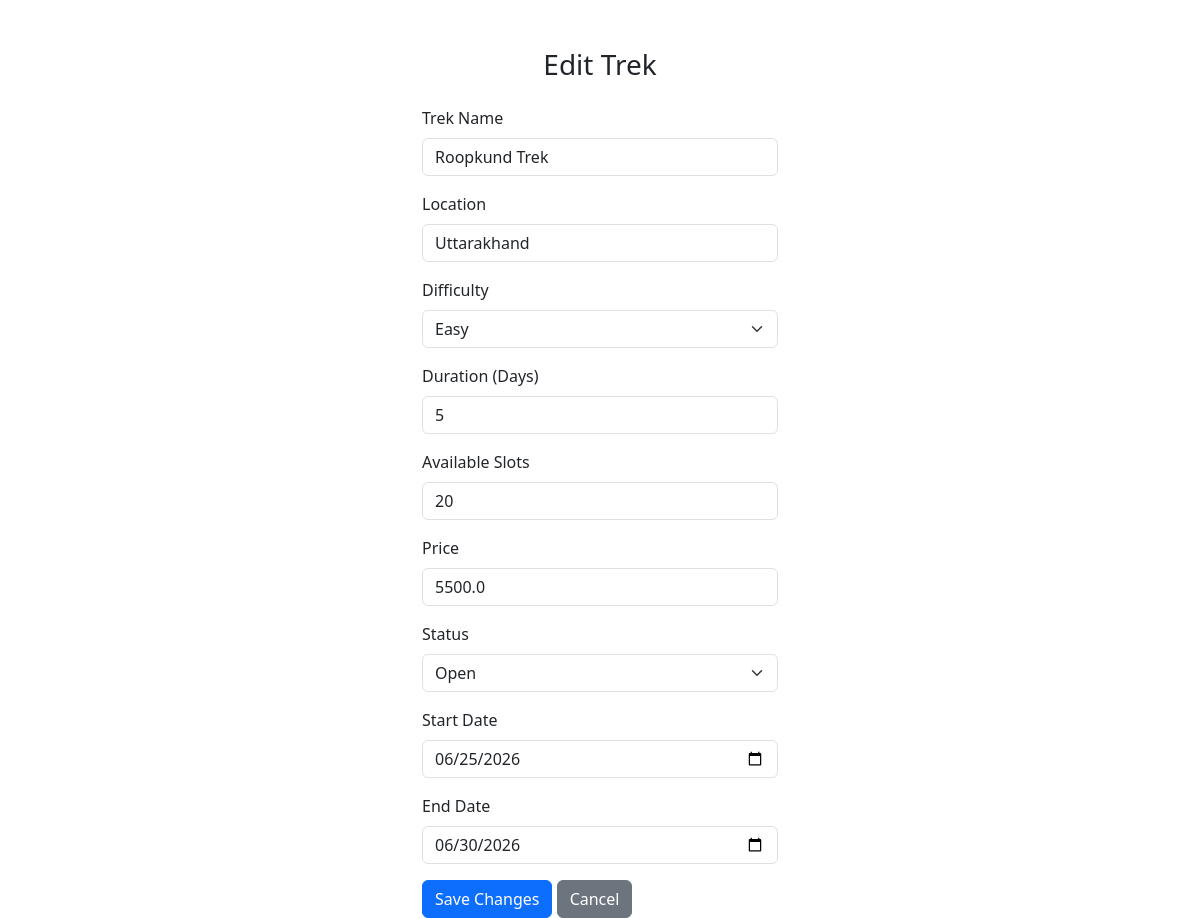
The page /admin/treks/edit/1 (signed in) on the database as committed earlier.
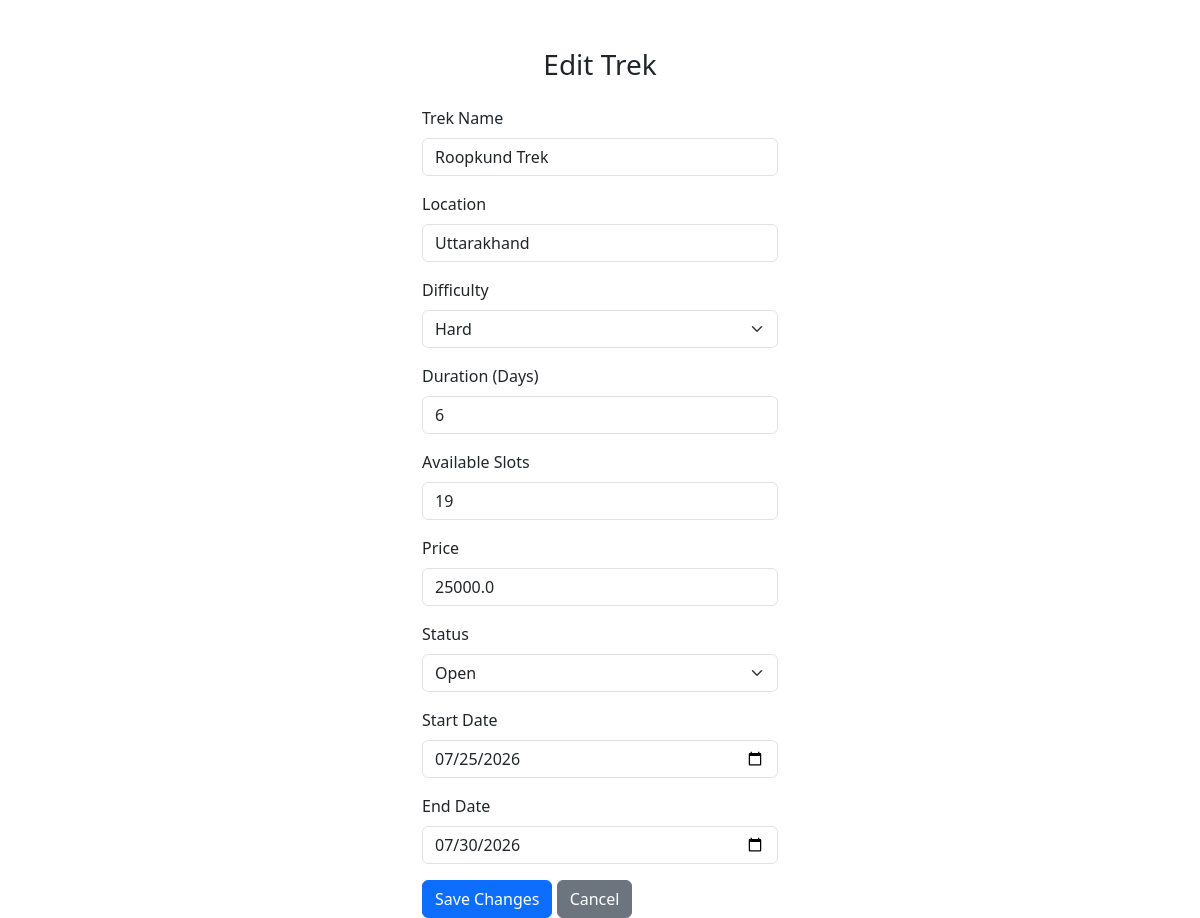
The same page on the database as committed later.
### models/trek.py (models this page shows, shortened)
class Trek(db.Model):
    __tablename__ = "treks"
    trek_id = db.Column(db.Integer, primary_key=True, autoincrement=True)
    trek_name = db.Column(db.String(100), nullable=False)
    location = db.Column(db.String(100), nullable=False)
    difficulty = db.Column(db.String(20), nullable=False) # easy, moderate, hard
    duration = db.Column(db.Integer, nullable=False)
    available_slots = db.Column(db.Integer, nullable=False)
    assigned_staff_id = db.Column(db.Integer, db.ForeignKey('staff.staff_id'), nullable=True)
    status = db.Column(db.String(20), nullable=False) # pending, approved, open, closed, completed
    start_date = db.Column(db.DateTime, nullable=False)
    end_date = db.Column(db.DateTime, nullable=False)
    price = db.Column(db.Float, nullable=False)
    bookings = db.relationship('Booking', backref = 'trek', lazy = True)

### routes/admin.py (the view, shortened to what this page needs)
@admin_routes.route('/admin/treks/edit/<int:trek_id>', methods=['GET', 'POST'])
@login_required
def edit_trek(trek_id):
    if current_user.role != "admin":
        return "Access Denied", 403
    trek = Trek.query.get(trek_id)
    if not trek:
        return redirect(url_for('admin.manage_treks'))
    data = {
        'trek_name': trek.trek_name,
        'location': trek.location,
        'difficulty': trek.difficulty,
        'duration' : trek.duration,
        'available_slots': trek.available_slots,
        'price': trek.price,
        'status': trek.status,
        'start_date': trek.start_date.strftime('%Y-%m-%d'),
        'end_date': trek.end_date.strftime('%Y-%m-%d')
    }
    return render_template('admin_edit_trek.html', data=data, trek_id=trek_id)

### app.py (called while the page is built)
@login_manager.user_loader
def load_user(user_id):
    role, id = user_id.split(':')
    id = int(id)
    if role == 'admin':
        return Admin.query.get(id)
    elif role == 'staff':
        return Staff.query.get(id)
    elif role == 'user':
        return User.query.get(id)
    else:
        return None

### templates/admin_edit_trek.html (shortened to what this page needs)
<!DOCTYPE html>
<html lang="en">
<head>
    <link href="https://cdn.jsdelivr.net/npm/bootstrap@5.3.8/dist/css/bootstrap.min.css" rel="stylesheet">
</head>
<body>
    <div class="container mt-5">
        <div class="row justify-content-center">
            <div class="col-md-4">
                <h3 class="text-center mb-4">Edit Trek</h3>
                <form method="POST" action="{{ url_for('admin.edit_trek', trek_id=trek_id) }}">
                    <div class="mb-3">
                        <label class="form-label">Trek Name</label>
                        <input type="text" name="trek_name" class="form-control" value="{{ data.get('trek_name','') }}" required>
                    </div>
                    <div class="mb-3">
                        <label class="form-label">Location</label>
                        <input type="text" name="location" class="form-control" value="{{ data.get('location','') }}" required>
                    </div>
                    <div class="mb-3">
                        <label class="form-label">Difficulty</label>
                        <select name="difficulty" class="form-select" required>
                            <option value="easy" {% if data.get('difficulty')=='easy' %}selected{% endif %}>Easy</option>
                            <option value="hard" {% if data.get('difficulty')=='hard' %}selected{% endif %}>Hard</option>
                        </select>
                    </div>
                    <div class="mb-3">
                        <label class="form-label">Duration (Days)</label>
                        <input type="number" name="duration" class="form-control" value="{{ data.get('duration','') }}" min="1" required>
                    </div>
                    <div class="mb-3">
                        <label class="form-label">Available Slots</label>
                        <input type="number" name="available_slots" class="form-control" value="{{ data.get('available_slots','') }}" min="0" required>
                    </div>
                    <div class="mb-3">
                        <label class="form-label">Price</label>
                        <input type="number" step="0.01" name="price" class="form-control" value="{{ data.get('price','') }}" min="0" required>
                    </div>
                    <div class="mb-3">
                        <label class="form-label">Status</label>
                        <select name="status" class="form-select" required>
                            <option value="open" {% if data.get('status')=='open' %}selected{% endif %}>Open</option>
                        </select>
                    </div>
                    <div class="mb-3">
                        <label class="form-label">Start Date</label>
                        <input type="date" name="start_date" class="form-control" value="{{ data.get('start_date','') }}" required>
                    </div>
                    <div class="mb-3">
                        <label class="form-label">End Date</label>
                        <input type="date" name="end_date" class="form-control" value="{{ data.get('end_date','') }}" required>
                    </div>
                    <button type="submit" class="btn btn-primary">Save Changes</button>
                    <a href="{{ url_for('admin.manage_treks') }}" class="btn btn-secondary">Cancel</a>
                </form>
            </div>
        </div>
    </div>
</body>
</html>

Rows that differ between the two databases and show on the page:
changed Trek "Roopkund Trek": difficulty "Easy" → "Hard"; price "5500.0" → "25000.0"
Other text that changed with them:
form field duration: "5" → "6"
form field available_slots: "20" → "19"
form field start_date: "06/25/2026" → "07/25/2026"
form field end_date: "06/30/2026" → "07/30/2026"
